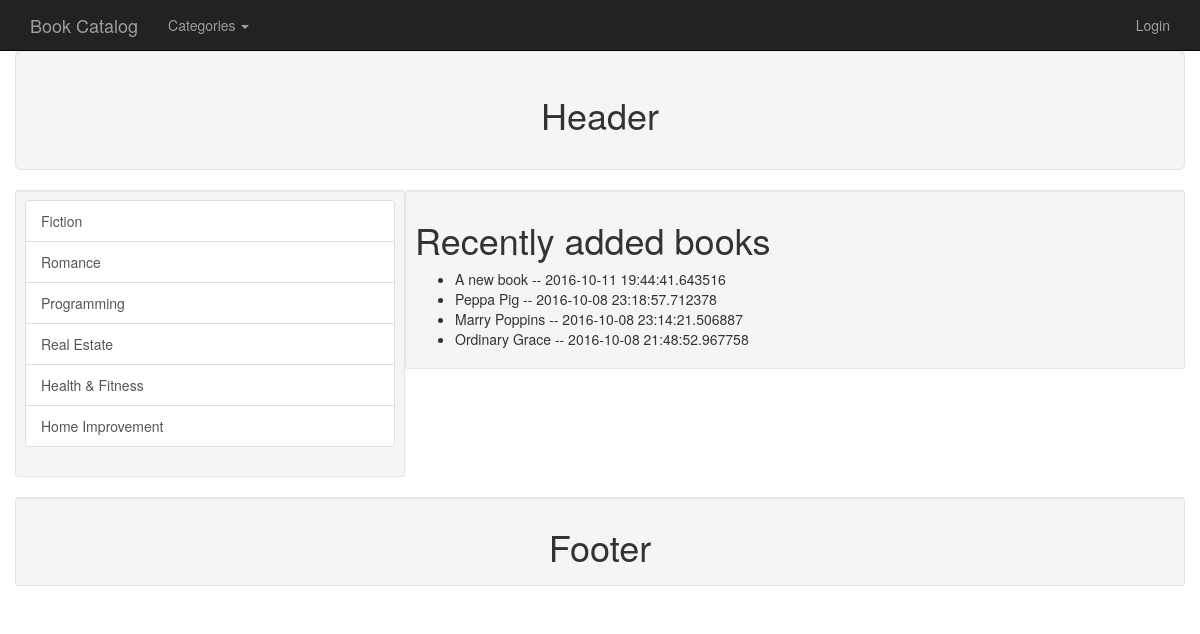
/books, run on the app's committed database.
### db_setup.py (models this page shows)
class Category(Base):
    __tablename__ = 'category'
    id = Column(Integer, primary_key=True)
    name = Column(String(250), nullable=False)

class Book(Base):
    __tablename__ = 'book'
    id = Column(Integer, primary_key = True)
    created = Column(DateTime, default=datetime.utcnow)
    name =Column(String(80), nullable = False)
    author = Column(String(80))
    description = Column(String(250))
    price = Column(String(8))
    image = Column(String(250))
    category_id = Column(Integer,ForeignKey('category.id'))
    category = relationship(Category)
    user_id = Column(Integer, ForeignKey('user.id'))
    user = relationship(User)

### app.py (the view)
@app.route('/')
@app.route('/books')
def showBooksFront():
    categories = db_controller.get_categories()
    books = db_controller.get_recent_books(5)
    return render_template('front.html', categories = categories,
                            recent_books = books)

### db_controller.py (called while the page is built)
def get_categories():
	categories = session.query(Category).all()
	return categories

def get_recent_books(num):
	books = session.query(Book).order_by(desc(Book.created)).limit(num)
	return books

### templates/front.html (shortened to what this page needs)
{% extends 'base.html' %}
{% block content %}
{% include 'navBar.html' %}
{% include 'header.html' %}
<div class="row">
    <div class="left-side-bar">
        <div class="well well-sm col-md-4">
            {% include 'categoryList.html' %}
        </div>
    </div>
    <div class="main-content">
        <div class="well well-sm col-md-8">
            <h1>Recently added books</h1>
            {% if recent_books %}
                <ul>
                {% for book in recent_books %}
                    <li>{{ book.name }}  --  {{ book.created }}</li>
                {% endfor %}
                </ul>
            {% endif %}
        </div>
    </div>
</div>
{% include 'footer.html' %}
{% endblock %}

### templates/base.html (shortened to what this page needs)
<!DOCTYPE html>
<html lang="en">
<head>
    <link rel="stylesheet" href="https://maxcdn.bootstrapcdn.com/bootstrap/3.3.7/css/bootstrap.min.css">
    <link rel="stylesheet" href="{{ url_for('static', filename='styles.css') }}">
</head>
<body>
    <div class="container">
    {% block content %}{% endblock %}
    </div>
</body>
</html>

### templates/navBar.html (shortened to what this page needs)
<nav class="navbar navbar-inverse navbar-fixed-top">
    <div class="container">
        <div class="navbar-header">
            <a class="navbar-brand" href="{{ url_for('showBooksFront') }}">Book Catalog</a>
        </div>
        <div id="navbar" class="navbar-collapse collapse">
            <ul class="nav navbar-nav">
                <li class="dropdown">
                    <a href="#" class="dropdown-toggle" data-toggle="dropdown" role="button" aria-haspopup="true" aria-expanded="false">Categories <span class="caret"></span></a>
                </li>
            </ul>
            <ul class="nav navbar-nav navbar-right">
                {% if session.username %}
                    <li><a href="#">Welcome {{ session.username }}</a></li>
                    <li><a href="/disconnect">Logout</a></li>
                {% else %}
                    <li><a href="{{ url_for('showLogin') }}">Login</a></li>
                {% endif %}
            </ul>
        </div>
    </div>
</nav>

### templates/header.html (shortened to what this page needs)
<div class="row">
    <div class="well well-lg col-md-12">
        <h1 class="text-center">Header</h1>
    </div>
</div>

### templates/categoryList.html
<div class="list-group">
    {% for category in categories %}
  <a href="{{ url_for('showBookCategory', book_cat_id = category.id) }}" class="list-group-item">{{ category.name }}</a>
    {% endfor %}
</div>

### templates/footer.html
<div class="row">
    <div class="well well-sm col-md-12">
        <h1 class="text-center">Footer</h1>
    </div>
</div>

### static/styles.css (style rules this page uses)
body { margin-top: 50px; }

### data on the page
Category: name "Fiction"
Category: name "Romance"
Category: name "Programming"
Category: name "Real Estate"
Category: name "Health & Fitness"
Category: name "Home Improvement"
Book: name "A new book", created "2016-10-11 19:44:41.643516"
Book: name "Peppa Pig", created "2016-10-08 23:18:57.712378"
Book: name "Marry Poppins", created "2016-10-08 23:14:21.506887"
Book: name "Ordinary Grace", created "2016-10-08 21:48:52.967758"
